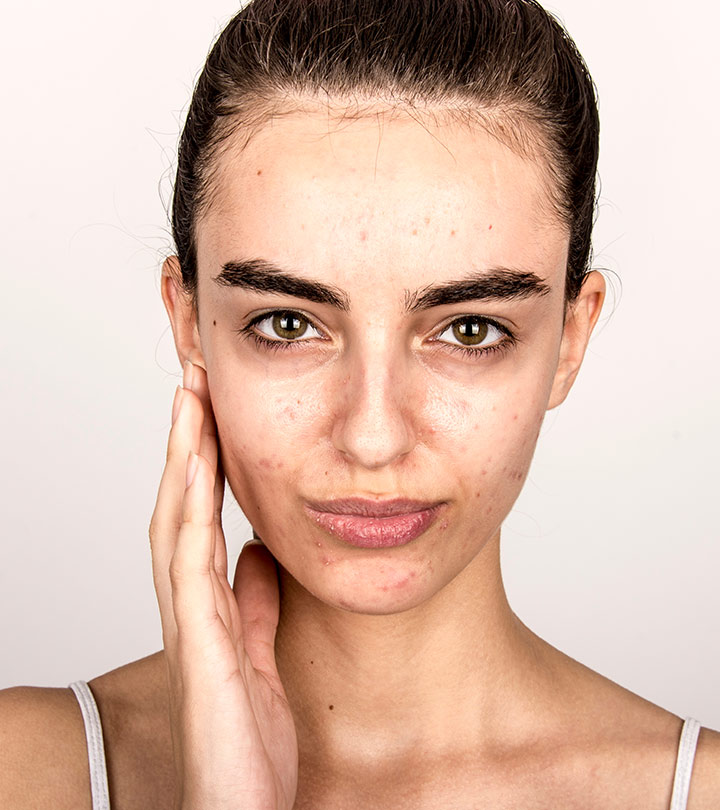
#> input picture data/t4.jpg, 720 x 810 px
$ jupyter execute --allow-errors FaceDetection.ipynb   (shell and % lines are left out)   (older library calls are emulated)
#> lines starting #> are read from the running program, lines starting #| are printed output that depends on the picture
[cell 1]
#%pip install imutils

[cell 2]
import cv2
import argparse
import ntpath
import os
import time
import matplotlib.pyplot as plt
import numpy as np
import imutils
from imutils.video import WebcamVideoStream
from imutils import face_utils
from Detect_Acne import *
import math

import time

[cell 3]
# to detect face feature
import dlib
predictor_model = 'shape_predictor_68_face_landmarks.dat'
#> (the rest of this cell did not finish here and is left out)

[cell 4]
def readFiles(path):
    img = cv2.imread(path)
    return img

[cell 5]
# [10 lines of commented-out code are left out]

[cell 6]
def img2Gray(img):
    gray = cv2.cvtColor(img, cv2.COLOR_BGR2GRAY)
    return img, gray

[cell 7]
def showImage(img):
    plt.imshow(cv2.cvtColor(img, cv2.COLOR_BGR2RGB))
    plt.show()

[cell 8]
# [11 lines left out: function GetFaceMask, not called in this run]

[cell 9]
# [22 lines left out: function skinDetection, not called in this run]

[cell 10]
def get_landmarks(Gimg):

    detector = dlib.get_frontal_face_detector()

    StartTime = time.time() # start time
    predictor = dlib.shape_predictor(predictor_model)

    print(time.time() - StartTime) # end time

    rects = detector(Gimg, 0)
    face = rects[0]

    shape = predictor(Gimg, face)
    shape = face_utils.shape_to_np(shape)


    landmarks = np.matrix([[p.x, p.y] for p in predictor(Gimg, face).parts()])
    for points in predictor(Gimg, face).parts():
        cv2.circle(Gimg, (points.x, points.y), 1, (0, 0, 255), 10)


    return face, landmarks

[cell 11]
# [66 lines left out: function getForeHead, not called in this run]

[cell 12]
Origin_img = cv2.imread('data/t4.jpg')
#> Origin_img is the input picture: shape (810, 720, 3); mean B, G, R 167, 182.9, 215.3
img, Gimg = img2Gray(Origin_img)
#> in img2Gray, `gray = cv2.cvtColor(img, cv2.COLOR_BGR2GRAY)`:
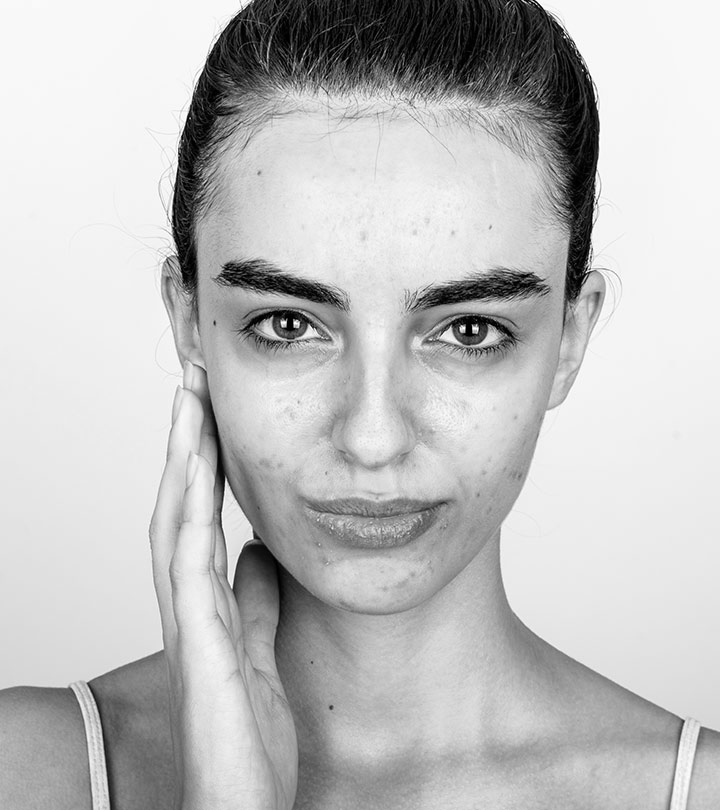
#> gray: shape (810, 720); min 0, max 255, mean 190.8
#> (the rest of this cell did not finish here and is left out)

[cell 13]
# [8 lines left out: function GetSkinMask, not called in this run]

[cell 14]
#%pip install pyclipper
import pyclipper

# [122 lines left out: functions perimeter, proportional_zoom_contour, get_image_hull_mask, not called in this run]

[cell 15]
if __name__ == "__main__" and False:

    #Read Image
    Origin_img = cv2.imread('data/t2.jpg')
    Origin_img = imutils.resize(Origin_img, width=600)
    img = Origin_img.copy()

    img,Gimg = img2Gray(img)

#     # Method 1 to get face (Skin Detection and Face Detection(Harr))
#     skinMask = GetSkinMask(img)
#     faceMask = GetFaceMask(img)
#     # combine two mask
#     Face_Skin_Mask = cv2.bitwise_and(skinMask, faceMask)
#     img = cv2.bitwise_and(Face_Skin_Mask, img)
#     # can't cut out only face in result

    # Method 2 to get face (Use Dlib)
#     SkinMask = GetSkinMask(img)
    face, landmarks = get_landmarks(Gimg)
    faceMask = get_image_hull_mask(img, landmarks)
    img = cv2.bitwise_and(faceMask, img)
    cv2.imwrite("faceMask.jpg", img)
    showImage(img)
#     img = cv2.bitwise_and(SkinMask, img)
    # not a good method, which cost 1.55 sec


#     img = cv2.imread('./data/acne.jpg')
    ad = Acne_Dector(img)
    ad.run(method =1, debug=False)
    img = cv2.inpaint(Origin_img, ad.mask, 3, cv2.INPAINT_TELEA)
    showImage(ad.mask)
    cv2.imwrite("Result_acne_face.jpg", img)
    cv2.imwrite("Mask2.jpg", ad.mask)

[cell 16]
showImage(Gimg)

[cell 17]
heightResize = 480
framesSkipping = 1

cameraObject = cv2.VideoCapture(0)
ret, image = cameraObject.read()
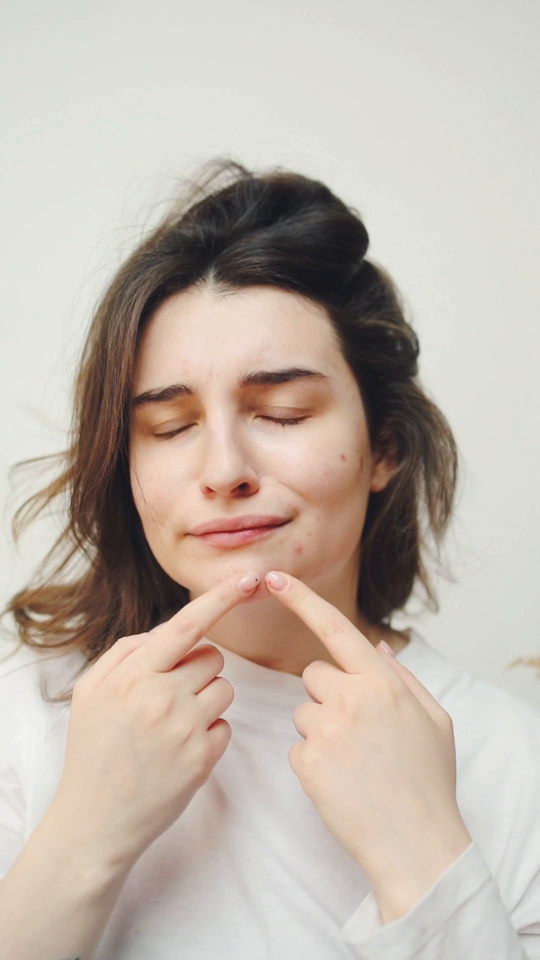
#> input picture frame 4 of video.mp4, 1080 x 1920 px, given in place of the camera (shown at 1/2 size)
#> image is the input picture: shape (1920, 1080, 3); mean B, G, R 170, 180.7, 191.8
height = image.shape[0]
#> height = 1920

frame_resize_scale = float(height)/heightResize
#> frame_resize_scale = 4
modelPath = "shape_predictor_81_face_landmarks.dat"

#> (the rest of this cell did not finish here and is left out)
